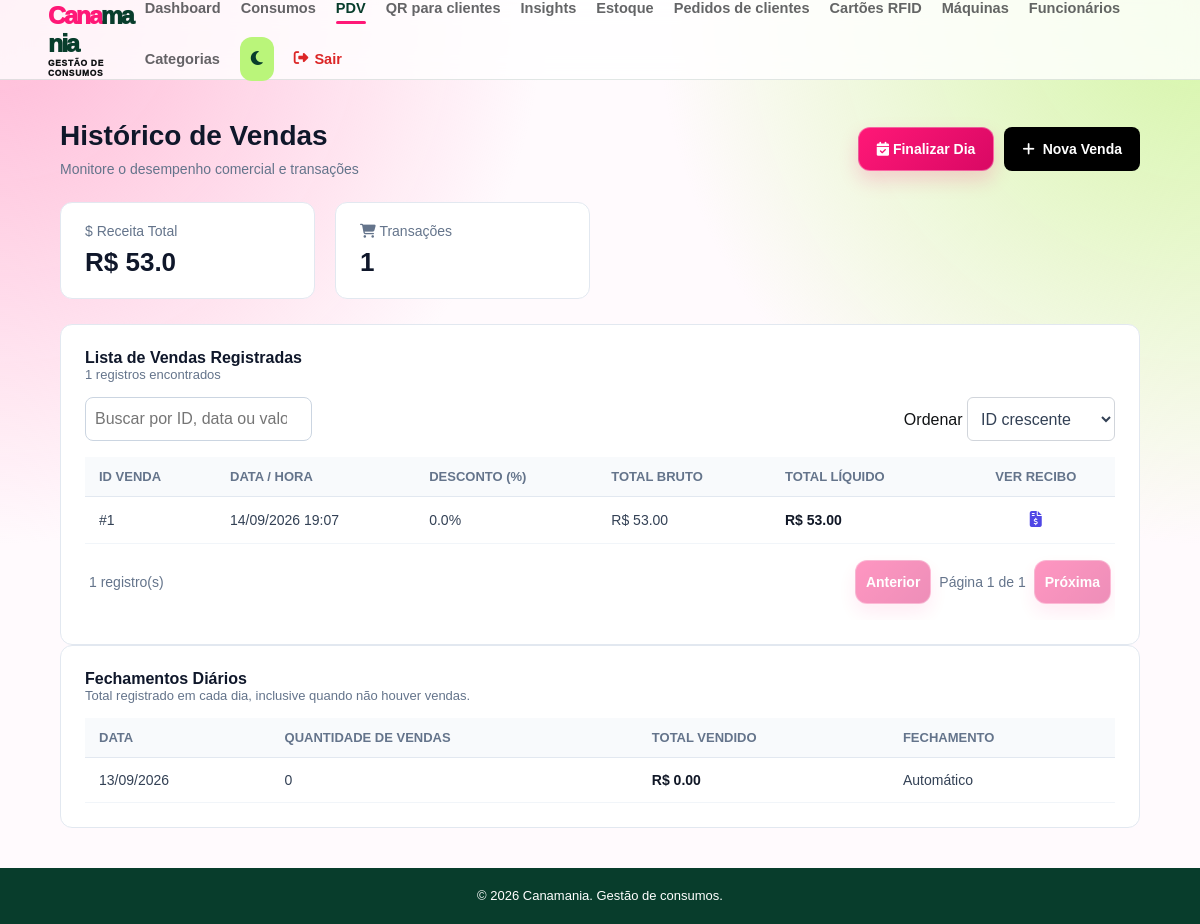
The app's page /pdv/historico (signed in), older data.
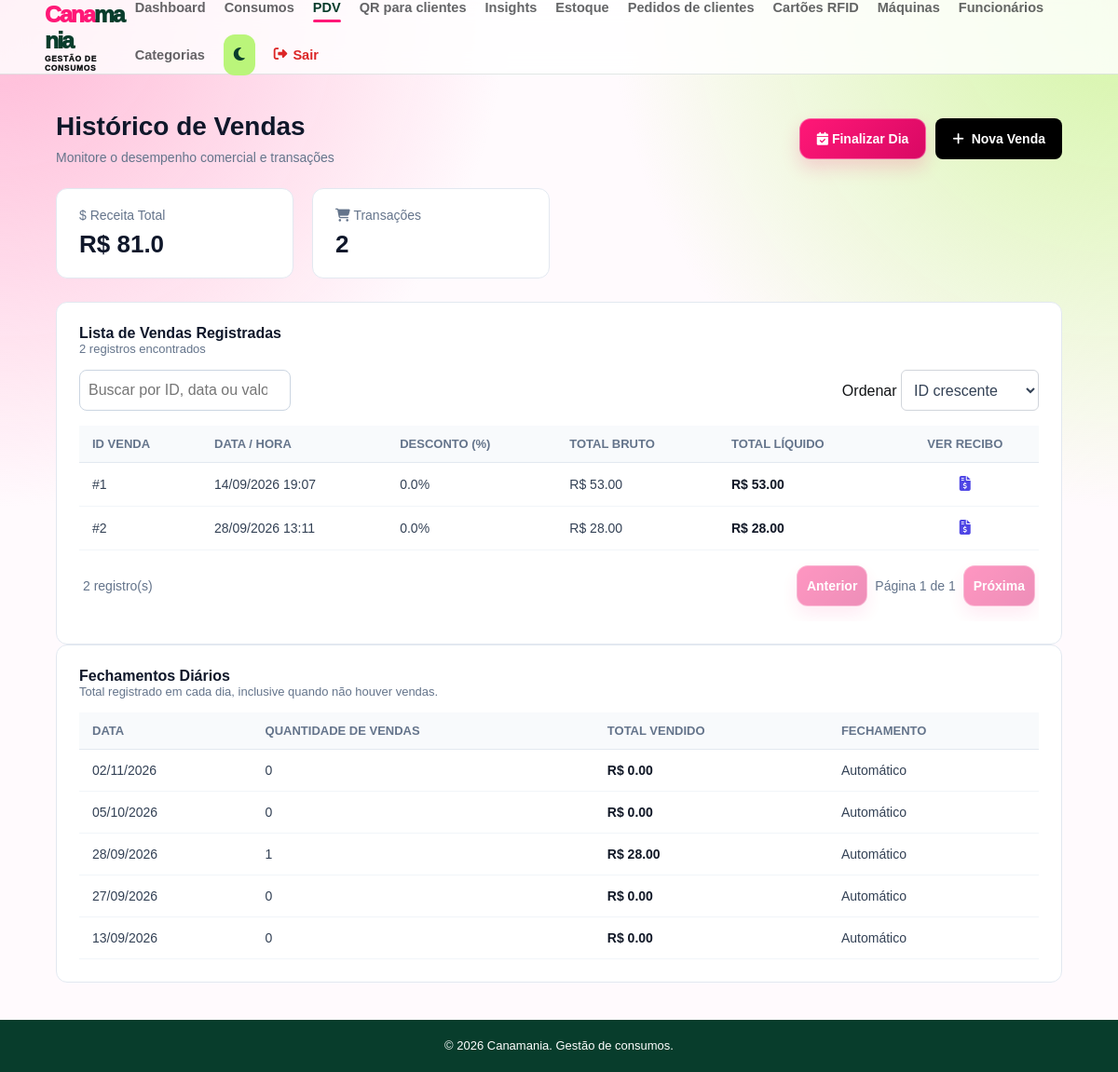
The same page, newer data.
### app/models/venda.py (models this page shows, shortened)
class Venda(Base):
    __tablename__ = "vendas"
    id         = Column(Integer, primary_key=True, index=True)
    cliente_id = Column(
        Integer,
        ForeignKey("clientes.id", ondelete="SET NULL"),
        nullable=True
    )
    usuario_id = Column(
        Integer,
        ForeignKey("usuarios.id", ondelete="SET NULL"),
        nullable=True
    )
    desconto_percentual = Column(Float, nullable=False, default=0.0)
    total_bruto  = Column(Float, nullable=False, default=0.0)
    total_liquido = Column(Float, nullable=False, default=0.0)
    observacao = Column(String(255), nullable=True)
    forma_pagamento = Column(String(30), nullable=True)
    valor_pagamento_1 = Column(Float, nullable=True)
    forma_pagamento_2 = Column(String(30), nullable=True)
    valor_pagamento_2 = Column(Float, nullable=True)
    criado_em = Column(DateTime, server_default=func.now())
    cliente = relationship("Cliente", back_populates="vendas")
    usuario = relationship("Usuario", backref="vendas")
    itens   = relationship(
        "ItemVenda",
        back_populates="venda",
        cascade="all, delete-orphan"  # deleta itens se a venda for deletada
    )

class FechamentoDiario(Base):
    __tablename__ = "fechamentos_diarios"
    id = Column(Integer, primary_key=True, index=True)
    data = Column(Date, nullable=False, unique=True, index=True)
    total_vendido = Column(Float, nullable=False, default=0.0)
    quantidade_vendas = Column(Integer, nullable=False, default=0)
    fechado_em = Column(DateTime, nullable=False, server_default=func.now())
    fechado_automaticamente = Column(Boolean, nullable=False, default=False)

### app/controllers/pdv_controller.py (the view)
@router.get("/historico")
def historico_vendas(
    request: Request,
    db: Session = Depends(get_db),
    usuario = Depends(get_usuario_logado)
):
    vendas = (
        db.query(Venda)
        .order_by(Venda.criado_em.desc())
        .limit(100)
        .all()
    )
    produtos = (
        db.query(Produto)
        .filter(Produto.ativo == True)
        .order_by(Produto.nome)
        .all()
    )
    fechamentos = (
        db.query(FechamentoDiario)
        .order_by(FechamentoDiario.data.desc())
        .limit(100)
        .all()
    )
    tamanhos = ordenar_tamanhos(db.query(Tamanho).filter(Tamanho.ativo == True).all())
    return templates.TemplateResponse(
        request,
        "pdv/historico.html",
        {
            "request": request,
            "usuario": usuario,
            "vendas": vendas,
            "produtos": produtos,
            "fechamentos": fechamentos,
            "tamanhos": tamanhos,
        }
    )

### app/templates/pdv/historico.html (shortened to what the changed rows need)
<!DOCTYPE html>
<html lang="pt-br">
<head>
    <link rel="stylesheet" href="{{ url_for('static', path='css/vendas.css') }}">
    <link rel="stylesheet" href="/static/css/listagem.css">
    <link rel="stylesheet" href="https://cdnjs.cloudflare.com/ajax/libs/font-awesome/6.5.2/css/all.min.css">
</head>
<body>
    {% include "partials/navbar.html" %}
    <div class="vendas-container-main">
        <div class="header-vendas">
            <div>
                <h1>Histórico de Vendas</h1>
            </div>
        </div>
        <div class="indicadores-grid">
            <div class="card-indicador">
                <div class="card-header-ind">
                    <span>$ Receita Total</span>
                </div>
                <h2>R$ {{ vendas | map(attribute='total_liquido') | sum | round(2) }}</h2>
            </div>
            <div class="card-indicador">
                <div class="card-header-ind">
                    <span><i class="fa-solid fa-cart-shopping"></i> Transações</span>
                </div>
                <h2>{{ vendas | length }}</h2>
            </div>
        </div>
        <div class="card-historico">
            <h3>Lista de Vendas Registradas</h3>
            <p class="sub-contador">{{ vendas | length }} registros encontrados</p>
            <div class="listagem-acoes"><input id="busca-vendas" class="listagem-ordem" type="search" placeholder="Buscar por ID, data ou valor"><label></label></div>
            <div class="tabela-container">
                <table class="tabela-vendas" data-listagem data-busca="#busca-vendas" data-ordem="#ordem-vendas" data-por-pagina="8">
                    <thead>
                        <tr>
                            <th>ID VENDA</th>
                            <th>DATA / HORA</th>
                            <th>DESCONTO (%)</th>
                            <th>TOTAL BRUTO</th>
                            <th>TOTAL LÍQUIDO</th>
                            <th style="text-align: center;">VER RECIBO</th>
                        </tr>
                    </thead>
                    <tbody id="corpo-historico-vendas">
                        {% for venda in vendas %}
                        <tr class="linha-venda-tabela" data-id="{{ venda.id }}">
                            <td>#{{ venda.id }}</td>
                            <td>{{ venda.criado_em.strftime('%d/%m/%Y %H:%M') }}</td>
                            <td>{{ venda.desconto_percentual }}%</td>
                            <td>R$ {{ "%.2f"|format(venda.total_bruto) }}</td>
                            <td style="font-weight: bold; color: #111827;">R$ {{ "%.2f"|format(venda.total_liquido) }}</td>
                            <td style="text-align: center;">
                                <a href="/pdv/venda/{{ venda.id }}" style="color: #4f46e5; font-size: 16px;">
                                    <i class="fa-solid fa-file-invoice-dollar"></i>
                                </a>
                            </td>
                        </tr>
                        {% endfor %}
                    </tbody>
                </table>
            </div>
        </div>
        <div class="card-historico">
            <div class="tabela-container">
                <table class="tabela-vendas">
                    <thead>
                        <tr>
                            <th>DATA</th>
                            <th>QUANTIDADE DE VENDAS</th>
                            <th>TOTAL VENDIDO</th>
                            <th>FECHAMENTO</th>
                        </tr>
                    </thead>
                    <tbody>
                        {% for fechamento in fechamentos %}
                        <tr>
                            <td>{{ fechamento.data.strftime('%d/%m/%Y') }}</td>
                            <td>{{ fechamento.quantidade_vendas }}</td>
                            <td style="font-weight: bold; color: #111827;">R$ {{ "%.2f"|format(fechamento.total_vendido) }}</td>
                            <td>{{ 'Automático' if fechamento.fechado_automaticamente else 'Manual' }}</td>
                        </tr>
                        {% else %}
                        <tr>
                            <td colspan="4" style="text-align: center; color: #94a3b8; padding: 30px;">Nenhum dia foi finalizado ainda.</td>
                        </tr>
                        {% endfor %}
                    </tbody>
                </table>
            </div>
        </div>
    </div>
</body>
</html>

Row changes from the older to the newer data that the page shows:
added Venda: id "2", criado_em "28/09/2026 13:11", desconto_percentual "0.0", total_bruto "28.00", total_liquido "28.00"
added FechamentoDiario: data "02/11/2026", quantidade_vendas "0", total_vendido "0.00", fechado_automaticamente "Automático"
added FechamentoDiario: data "05/10/2026", quantidade_vendas "0", total_vendido "0.00", fechado_automaticamente "Automático"
added FechamentoDiario: data "28/09/2026", quantidade_vendas "1", total_vendido "28.00", fechado_automaticamente "Automático"
added FechamentoDiario: data "27/09/2026", quantidade_vendas "0", total_vendido "0.00", fechado_automaticamente "Automático"
Text that changed along with them:
{{ vendas | map(attribute='total_liquido') | sum | round(2) }}: "53.0" → "81.0"
{{ vendas | length }}: "1" → "2"
text written by a page script: "1 registro(s) Anterior Página 1 de 1 Próxima" → "2 registro(s) Anterior Página 1 de 1 Próxima"
